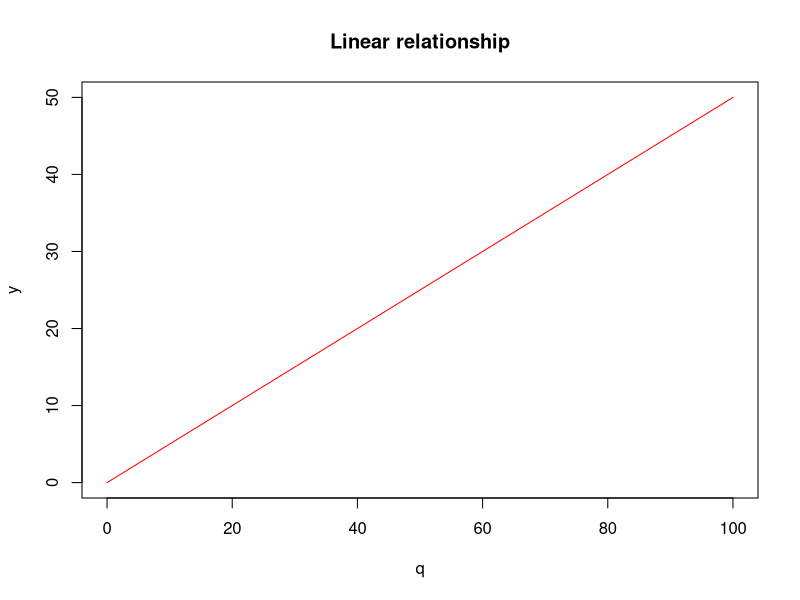
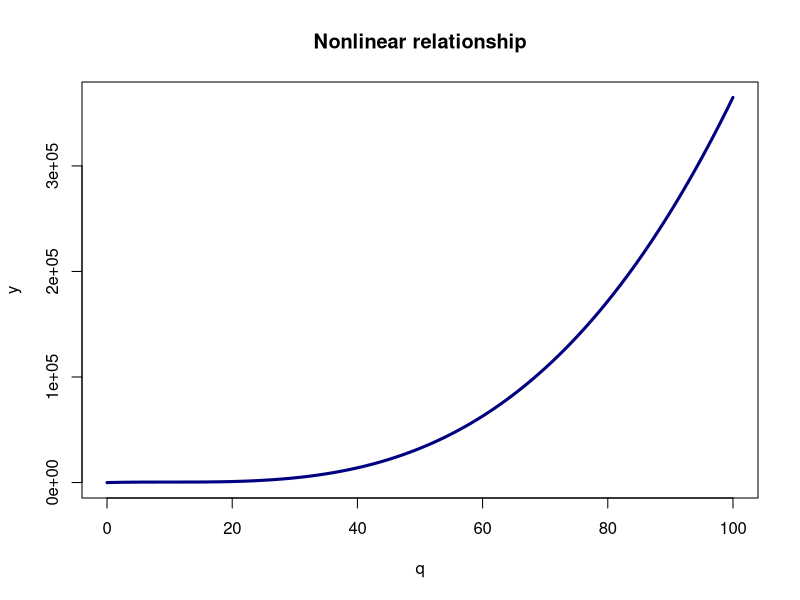
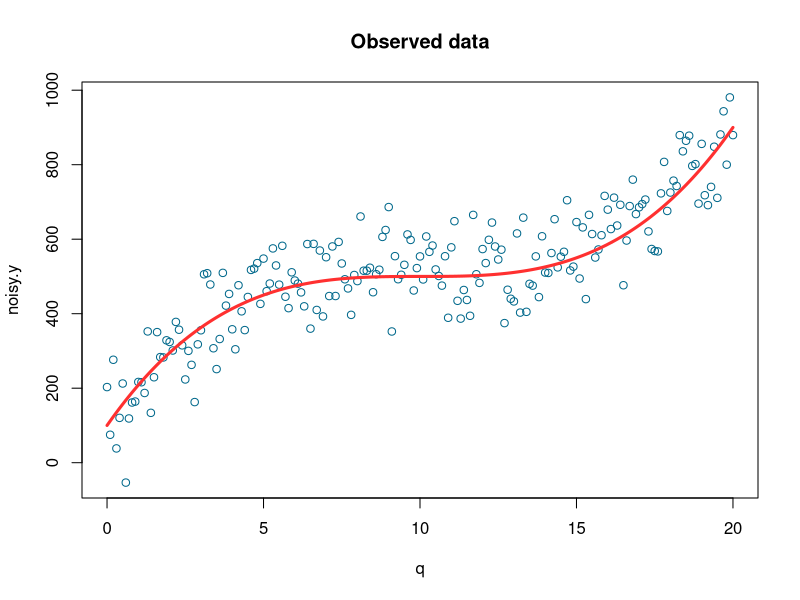
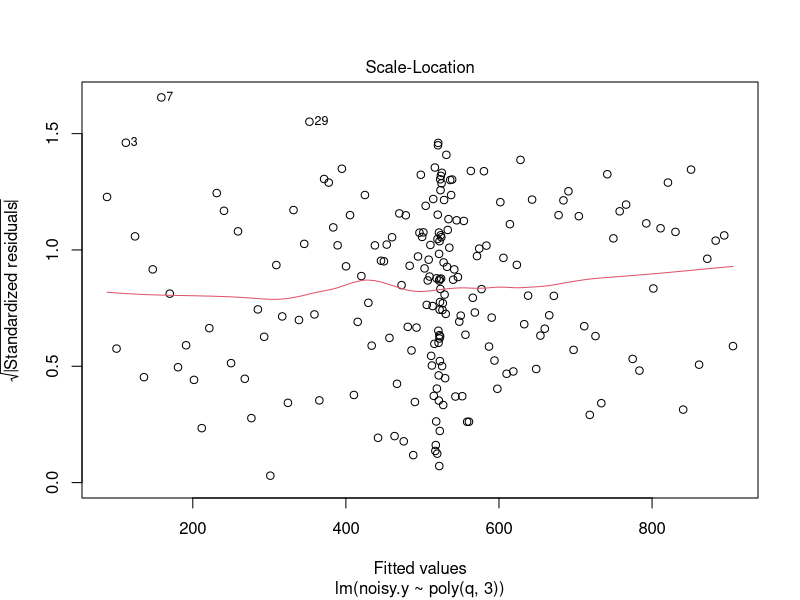
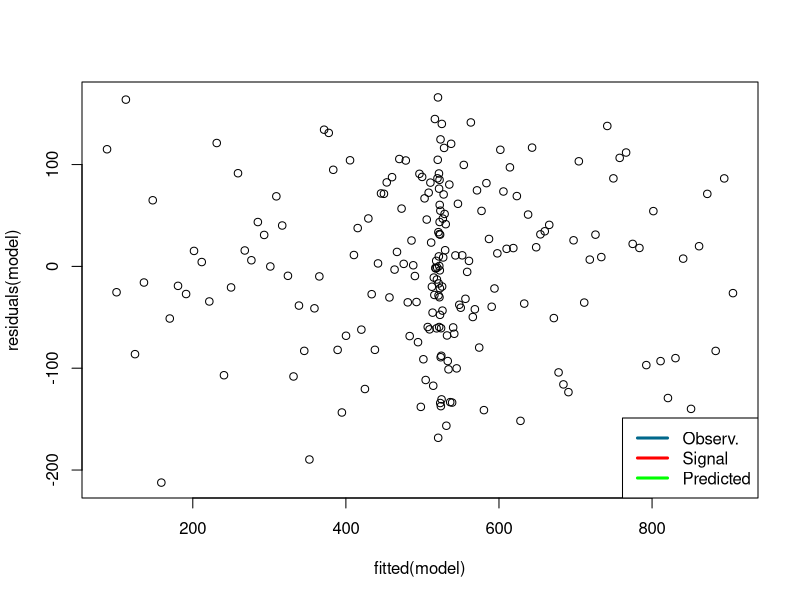

These charts were generated, in order, by the following R code: (Note: this script raises an error after producing the figures.)
# Example 1
p <- 0.5
q <- seq(0,100,1)
y <- p*q
plot(q,y,type='l',col='red',main='Linear relationship')

# Example 2
y <- 450 + p*(q-10)^3
plot(q,y,type='l',col='navy',main='Nonlinear relationship',lwd=3)

#-------------------------------------------------------------------------------
# Polynomial Regression

# Always remember use to set.seed(n) when generating pseudo random numbers.
# By doing this, the random number generator generates always the same numbers.
set.seed(20)

# Predictor (q). Use seq for generating equally spaced sequences fast
q <- seq(from=0, to=20, by=0.1)

# Value to predict (y)
y <- 500 + 0.4 * (q-10)^3

# Some noise is generated and added to the real signal (y)
noise <- rnorm(length(q), mean=10, sd=80)
noisy.y <- y + noise

# Plot of the noisy signal
plot(q,noisy.y,col='deepskyblue4',xlab='q',main='Observed data')
lines(q,y,col='firebrick1',lwd=3)

model <- lm(noisy.y ~ poly(q,3))
summary(model)

# Uncomment the next line to check residual plots and other model plots
plot(model,3)

# Confidence intervales for model parameters
confint(model, level=0.95)

# Plot of fitted vs residuals
# No clear pattern should show in the residual plot if the model is a good fit
plot(fitted(model),residuals(model))

# Predicted values and confidence intervals
predicted.intervals <- predict(model,data.frame(x=q),interval='confidence',
                               level=0.99)

# Add lines to the existing plot
lines(q,predicted.intervals[,1],col='green',lwd=3)
lines(q,predicted.intervals[,2],col='black',lwd=1)
lines(q,predicted.intervals[,3],col='black',lwd=1)

# Add a legend
legend("bottomright",c("Observ.","Signal","Predicted"), 
       col=c("deepskyblue4","red","green"), lwd=3)





citEntry(entry="article",
         title = "A simple regression-based method to map quantitative trait loci underlying function-valued phenotypes",
         author = personList(person("Il-Youp", "Kwak"),
                             person(c("Candace", "R."), "Moore"),
                             person(c("Edgar", "P."), "Spalding"),
                             person(c("Karl", "W."), "Broman")),
         journal = "Genetics",
         year = 2014,
         volume = 197,
         pages = "1409-1416",
         key = "kwak2014",

         textVersion =
         paste("Kwak et al. (2014) A simple regression-based method to map",
               "quantitative trait loci underlying function-valued phenotypes.",
               "Genetics 197: 1409-1416")
         )


Broomstick <- rm(list = lsc)

#utilities file <- folder structure path structure etc.
#source("rscript")